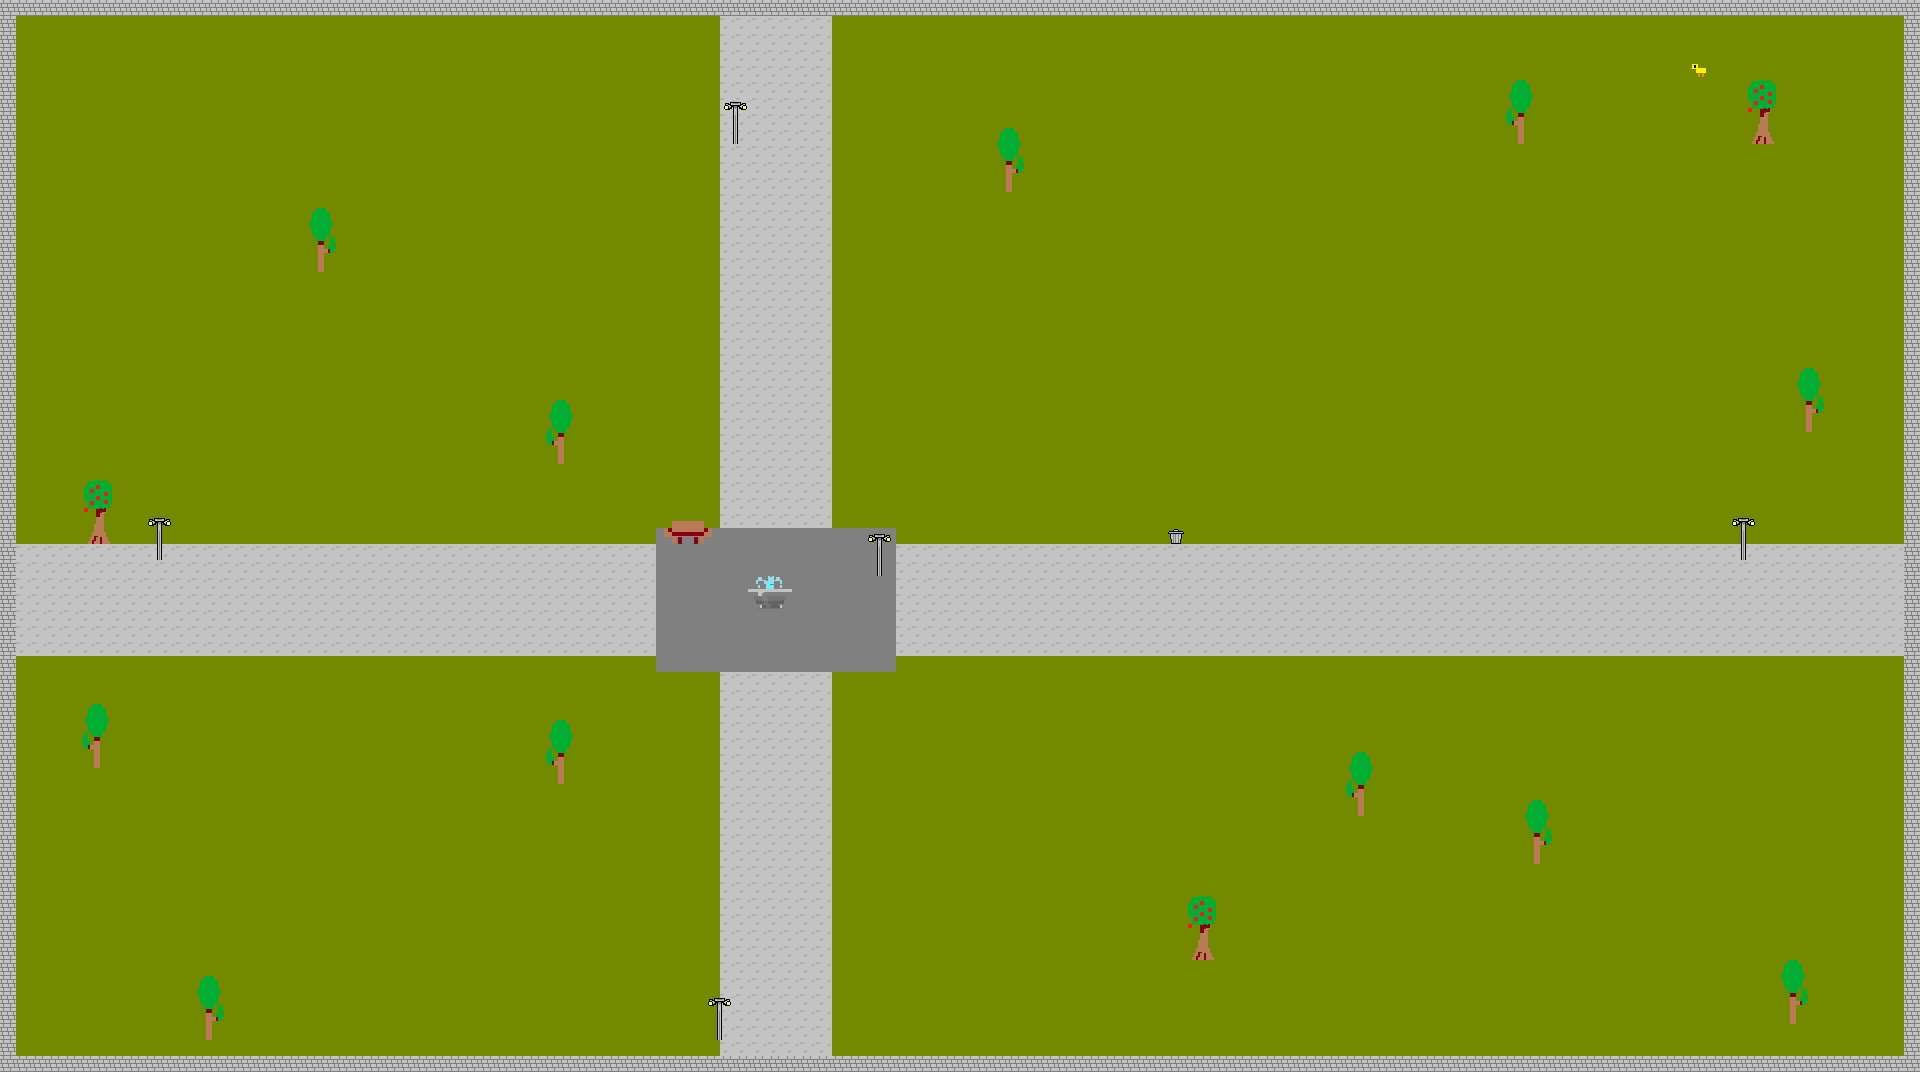

The image is a tile-based game level rendered from a .tmx file. Its description and source (layers, tilesets, objects; grid data summarised) follow:
An orthogonal 120x67 tile map with 16x16 px tiles, 2 tile layers (MainLayer, Scenery) and 1 object (player).

<map version="1.0" orientation="orthogonal" width="120" height="67" tilewidth="16" tileheight="16">
 <tileset firstgid="1" name="tileset" tilewidth="16" tileheight="16">
  <image source="tileset.png" width="192" height="160" />
  <tile id="0">
   <properties>
    <property name="bench" value="0" />
   </properties>
  </tile>
  <tile id="1">
   <properties>
    <property name="bench" value="0" />
   </properties>
  </tile>
  <tile id="2">
   <properties>
    <property name="bench" value="0" />
   </properties>
  </tile>
  <tile id="3">
   <properties>
    <property name="bench" value="0" />
   </properties>
  </tile>
  <tile id="4">
   <properties>
    <property name="Fountain" value="0" />
   </properties>
  </tile>
  <tile id="5">
   <properties>
    <property name="Fountain" value="0" />
   </properties>
  </tile>
  <tile id="6">
   <properties>
    <property name="Fountain" value="0" />
   </properties>
  </tile>
  <tile id="7">
   <properties>
    <property name="Fountain" value="0" />
   </properties>
  </tile>
  <tile id="10">
   <properties>
    <property name="thrash" value="1" />
   </properties>
  </tile>
  <tile id="12">
   <properties>
    <property name="bench" value="1" />
   </properties>
  </tile>
  <tile id="13">
   <properties>
    <property name="bench" value="1" />
   </properties>
  </tile>
  <tile id="14">
   <properties>
    <property name="bench" value="1" />
   </properties>
  </tile>
  <tile id="15">
   <properties>
    <property name="bench" value="1" />
   </properties>
  </tile>
  <tile id="16">
   <properties>
    <property name="Fountain" value="1" />
   </properties>
  </tile>
  <tile id="17">
   <properties>
    <property name="Fountain" value="1" />
   </properties>
  </tile>
  <tile id="18">
   <properties>
    <property name="Fountain" value="1" />
   </properties>
  </tile>
  <tile id="19">
   <properties>
    <property name="Fountain" value="1" />
   </properties>
  </tile>
  <tile id="22">
   <properties>
    <property name="lamp" value="0" />
   </properties>
  </tile>
  <tile id="23">
   <properties>
    <property name="lamp" value="0" />
   </properties>
  </tile>
  <tile id="28">
   <properties>
    <property name="Fountain" value="1" />
   </properties>
  </tile>
  <tile id="29">
   <properties>
    <property name="Fountain" value="1" />
   </properties>
  </tile>
  <tile id="30">
   <properties>
    <property name="Fountain" value="1" />
   </properties>
  </tile>
  <tile id="31">
   <properties>
    <property name="Fountain" value="1" />
   </properties>
  </tile>
  <tile id="34">
   <properties>
    <property name="lamp" value="0" />
   </properties>
  </tile>
  <tile id="35">
   <properties>
    <property name="lamp" value="0" />
   </properties>
  </tile>
  <tile id="46">
   <properties>
    <property name="lamp" value="1" />
   </properties>
  </tile>
  <tile id="47">
   <properties>
    <property name="lamp" value="1" />
   </properties>
  </tile>
  <tile id="48">
   <properties>
    <property name="tree" value="0" />
   </properties>
  </tile>
  <tile id="49">
   <properties>
    <property name="tree" value="0" />
   </properties>
  </tile>
  <tile id="52">
   <properties>
    <property name="tree" value="0" />
   </properties>
  </tile>
  <tile id="53">
   <properties>
    <property name="tree" value="0" />
   </properties>
  </tile>
  <tile id="54">
   <properties>
    <property name="tree" value="0" />
   </properties>
  </tile>
  <tile id="55">
   <properties>
    <property name="tree" value="0" />
   </properties>
  </tile>
  <tile id="60">
   <properties>
    <property name="tree" value="0" />
   </properties>
  </tile>
  <tile id="61">
   <properties>
    <property name="tree" value="0" />
   </properties>
  </tile>
  <tile id="64">
   <properties>
    <property name="tree" value="0" />
   </properties>
  </tile>
  <tile id="65">
   <properties>
    <property name="tree" value="0" />
   </properties>
  </tile>
  <tile id="66">
   <properties>
    <property name="tree" value="0" />
   </properties>
  </tile>
  <tile id="67">
   <properties>
    <property name="tree" value="0" />
   </properties>
  </tile>
  <tile id="72">
   <properties>
    <property name="tree" value="0" />
   </properties>
  </tile>
  <tile id="73">
   <properties>
    <property name="tree" value="0" />
   </properties>
  </tile>
  <tile id="76">
   <properties>
    <property name="tree" value="0" />
   </properties>
  </tile>
  <tile id="77">
   <properties>
    <property name="tree" value="0" />
   </properties>
  </tile>
  <tile id="78">
   <properties>
    <property name="tree" value="0" />
   </properties>
  </tile>
  <tile id="79">
   <properties>
    <property name="tree" value="0" />
   </properties>
  </tile>
  <tile id="84">
   <properties>
    <property name="tree" value="1" />
   </properties>
  </tile>
  <tile id="85">
   <properties>
    <property name="tree" value="1" />
   </properties>
  </tile>
  <tile id="88">
   <properties>
    <property name="tree" value="1" />
   </properties>
  </tile>
  <tile id="89">
   <properties>
    <property name="tree" value="1" />
   </properties>
  </tile>
  <tile id="90">
   <properties>
    <property name="tree" value="1" />
   </properties>
  </tile>
  <tile id="91">
   <properties>
    <property name="tree" value="1" />
   </properties>
  </tile>
 </tileset>
 <layer name="MainLayer" width="120" height="67">
  <data>[8040 cells, 8040 non-empty, 4 distinct tile ids]</data>
 </layer>
 <layer name="Scenery" width="120" height="67">
  <data>[8040 cells, 165 non-empty, 53 distinct tile ids]</data>
 </layer>
 <objectgroup name="Characters" width="120" height="67">
  <object name="player" x="776" y="649" width="16" height="16">
   <ellipse />
  </object>
 </objectgroup>
</map>